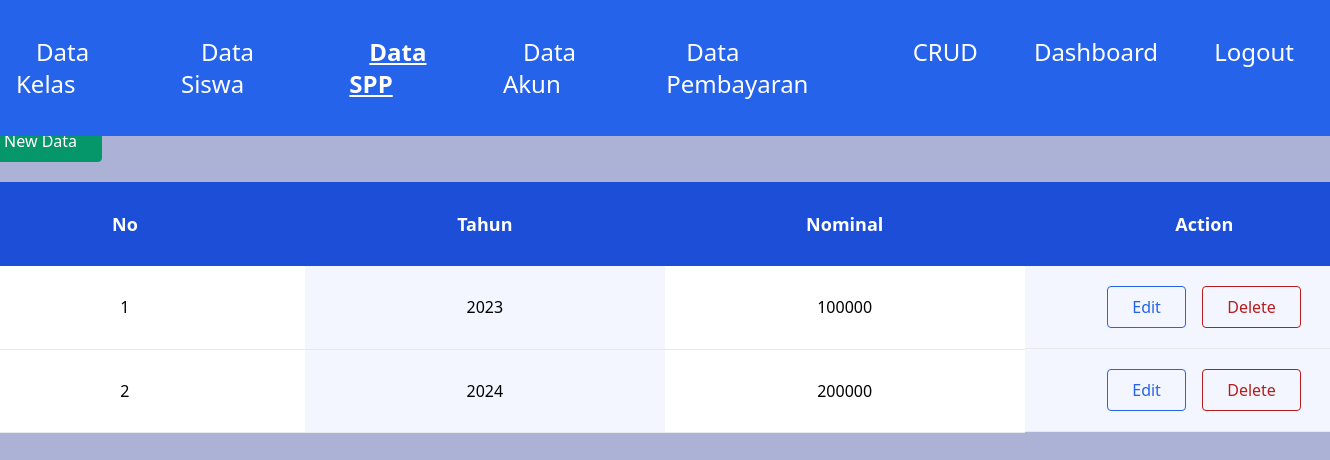
The app's page /pages/CRUD/data_spp.php (signed in) with its own data.
### tables this page shows
CREATE TABLE `data_spp` (
  `id_spp` int(11) NOT NULL,
  `tahun` int(11) NOT NULL,
  `nominal` int(11) NOT NULL
);

### pages/CRUD/data_spp.php (the view, shortened to what this page needs)
<!DOCTYPE html>
<html lang="en">
  <head>
    <link href="../../dist/output.css" rel="stylesheet" />
  </head>
  <body class="min-h-screen bg-blue-light">
  <nav class="fixed min-w-full">
      <div style="justify-content:space-between;" class="flex min-w-full px-4 py-5 bg-blue-600 py-auto w-fit">
        <ul class="flex gap-4 py-4 text-white text-m">
            <li><a class="px-5 text-2xl hover:underline" href="./data_kelas.php"><span class="sr-only">(current)</span>Data Kelas</a></li>
            <li><a class="px-5 text-2xl first-letter hover:underline" href="./data_siswa.php">Data Siswa</a></li>
            <li><a class="px-5 text-2xl font-bold underline" href="./data_spp.php">Data SPP</a></li>
            <li><a class="px-5 text-2xl hover:underline" href="./data_akun.php">Data Akun</a></li>
            <li><a class="px-5 text-2xl hover:underline" href="./data_pembayaran.php">Data Pembayaran</a></li>
        </ul>
        <div class="right-0 flex gap-4 ">
             <ul class="flex gap-4 py-4 text-white text-m">
                <li><a class="px-5 text-2xl hover:underline" href="../CRUD/index.php">CRUD</a></li>
                <li><a class="px-5 text-2xl hover:underline" href="../dashboard/index.php">Dashboard</a></li>
                <li><a class="px-5 text-2xl hover:underline" href="../../login/logout.php">Logout</a></li>
             </ul>
         </div>
      </div>
    </nav>
    <section class="flex justify-center min-w-full lg:py-[120px]">
    <div class="container ">
        <div class="flex flex-wrap justify-center">
            <div class="">
                <div class="max-w-full">
                <a href="./create_page/spp.php" class="inline-block px-6 py-2 mt-10 mb-5 mr-2 text-white bg-green-600 border border-green-600 rounded hover:border-white hover:text-white">
                         Add New Data
                     </a>
                    <table class="w-[1440px] table-auto">
                        <thead>
                            <tr class="text-center bg-blue-700">
                                <th class="w-1/6 min-w-[160px] text-lg font-semibold text-white py-4 lg:py-7 px-3 lg:px-4">
                                    No
                                </th>
                                <th class="w-1/6 min-w-[160px] text-lg font-semibold text-white py-4 lg:py-7 px-3 lg:px-4">
                                    Tahun
                                </th>
                                <th class="w-1/6 min-w-[160px] text-lg font-semibold text-white py-4 lg:py-7 px-3 lg:px-4">
                                    Nominal
                                </th>
                                <th class="w-1/6 min-w-[160px] text-lg font-semibold text-white py-4 lg:py-7 px-3 lg:px-4 border-r border-transparent">
                                    Action
                                </th>
                            </tr>
                        </thead>
                        <tbody>
                            <?php
                                require("../../connection.php");
                                $no = 1;
                                $query = mysqli_query($conn,"SELECT * FROM `data_spp`");
                                while($row = mysqli_fetch_array($query)){
                            ?>
                            <tr>
                                <th class="text-center text-dark font-medium text-base py-5 px-2 bg-white border-b border-[#E8E8E8]">
                                    <?php echo $no++ ?>
                                </th>
                                <td class="text-center text-dark font-medium text-base py-5 px-2 bg-[#F3F6FF] border-b border-[#E8E8E8]">
                                    <?php echo $row["tahun"] ?>
                                </td>
                                <td class="text-center text-dark font-medium text-base py-5 px-2 bg-white border-b border-[#E8E8E8]">
                                    <?php echo $row["nominal"] ?>
                                </td>
                                <td class="text-center flex items-center justify-center text-dark font-medium text-base py-5 px-2 bg-[#F3F6FF] border-b border-r border-[#E8E8E8]">
                                    <a href="./edit_page/spp.php?id=<?php echo $row['id_spp']; ?>" class="inline-block px-6 py-2 mr-2 text-blue-600 border border-blue-600 rounded hover:bg-blue-600 hover:text-white">
                                        Edit
                                    </a>
                                    <p>&nbsp;&nbsp;</p>
                                    <a href="./delete/spp.php?id=<?php echo $row['id_spp']; ?>" class="inline-block px-6 py-2 text-red-700 border border-red-700 rounded hover:bg-red-700 hover:text-white">
                                        Delete
                                    </a>
                                </td>
                            </tr>
                           <?php } ?>
                        </tbody>
                    </table>
                </div>
            </div>
        </div>
    </div>
    </section>
  </body>
</html>

### records on screen
data_spp: tahun "2023", nominal "100000"
data_spp: tahun "2024", nominal "200000"
